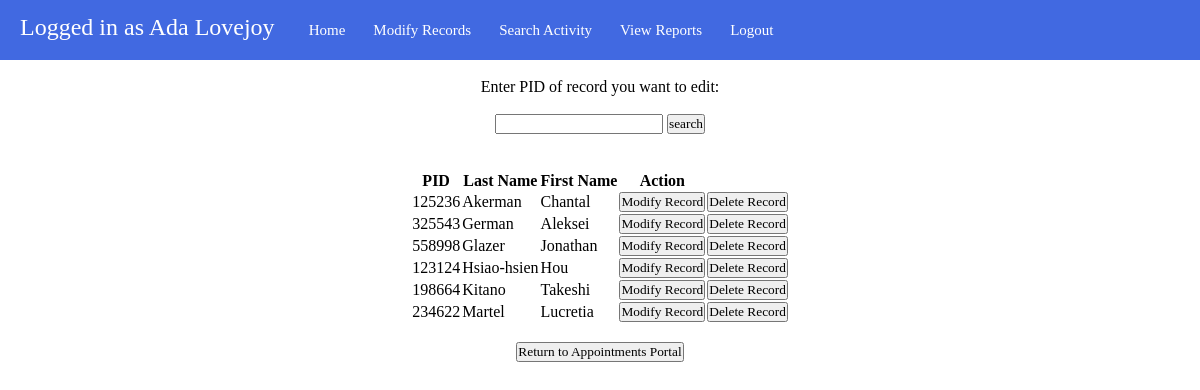
Screenshot of /admin_mod_patient.php (signed in) with the database file from the repository.
### tables this page shows
CREATE TABLE Patients (
	PID INT NOT NULL UNIQUE,
    	Password VARCHAR(80) NOT NULL,
	First_Name VARCHAR(80) NOT NULL,
	Last_Name VARCHAR(80) NOT NULL,
	Last_4_SSN INT NULL,
    Demographics_ID INT NOT NULL,
    Med_Hist_ID INT NOT NULL,
    Fam_Hist_ID INT NOT NULL,
    NID INT NULL,
	PRIMARY KEY (PID),
    FOREIGN KEY (Demographics_ID) REFERENCES Demographics(Demo_ID) ON DELETE CASCADE,
    FOREIGN KEY (Med_Hist_ID) REFERENCES Medical_history(Med_Hist_ID) ON DELETE CASCADE,
    FOREIGN KEY (Fam_Hist_ID) REFERENCES Family_history(Fam_Hist_ID) ON DELETE CASCADE,
	FOREIGN KEY (NID) REFERENCES Nurses(NID) ON DELETE CASCADE
);

### query_func.php (the view, shortened to what this page needs)
<?php
    function sql_connect() {
        $dbServerName = "localhost";
        $dbUserName = "root";
        $dbPassword = "root";
        $dbName = "meddb";
        $conn = mysqli_connect($dbServerName, $dbUserName, $dbPassword, $dbName) or die("Bad connection: ".mysqli_connect_error());
        return $conn;
    }
    function gen_mod_patient_list() {
        $conn = sql_connect();
        $sql_patient = mysqli_query($conn, "SELECT * FROM Patients ORDER BY Last_Name");
        echo "<table><tr><th> PID </th>";
        echo "<th> Last Name </th>";
        echo "<th> First Name </th>";
        echo "<th> Action </th>";
        echo "<th></th></tr>";
        while($patient = mysqli_fetch_assoc($sql_patient)) {
            echo "<tr><td> ".$patient['PID']." </td>";
            echo "<td> ".$patient['Last_Name']." </td>";
            echo "<td> ".$patient['First_Name']." </td>";
            echo "<td><form action='admin_mod_patient_process.php' method='POST'>";
            echo "<input type='submit' value='Modify Record'></form></td>";
            echo "<td><form action='admin_delete.php' method='POST'>";
            echo "<input type='submit' value='Delete Record' onclick='return confirm_delete()'></form></td></tr>";
        }
        echo "</table>";
    }
?>

### admin_portal_style.css (style rules this page uses)
body { background-color: #ffff; }
* { font-family: "Times New Roman"; color: black; margin: 0; padding: 0; }

### rows the page displays
patients: PID "125236", Last_Name "Akerman", First_Name "Chantal"
patients: PID "325543", Last_Name "German", First_Name "Aleksei"
patients: PID "558998", Last_Name "Glazer", First_Name "Jonathan"
patients: PID "123124", Last_Name "Hsiao-hsien", First_Name "Hou"
patients: PID "198664", Last_Name "Kitano", First_Name "Takeshi"
patients: PID "234622", Last_Name "Martel", First_Name "Lucretia"

### other values shown
$_SESSION['Name'] "Ada Lovejoy"
